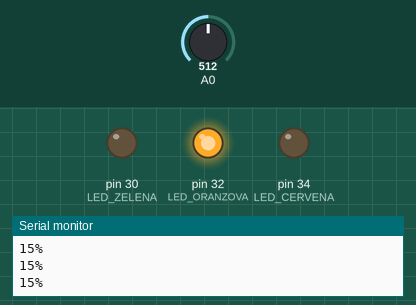
This sketch was run on a simulated Arduino Mega 2560, built with avr-gcc and run on an emulated ATmega2560. Parts: output pins drawn as LEDs (lit = HIGH), the last lines printed to the serial monitor. The test bench sets the inputs (shaded band); at power-on: A0 = 512.

Above: at 1.2 s.
1.3 s: A0 set to 538
2.8 s: A0 set to 566
At 4.0 s:
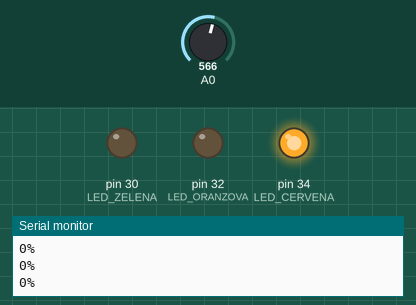
4.3 s: A0 set to 306
At 5.3 s:
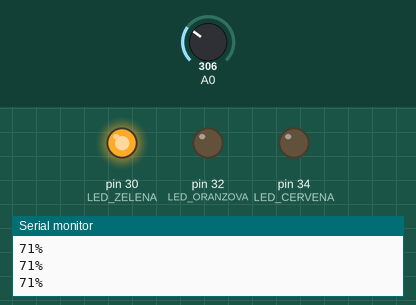
5.8 s: A0 set to 440
7.3 s: A0 set to 466
At 7.9 s:
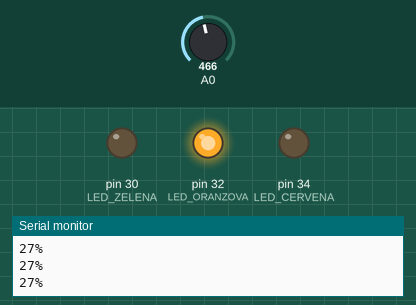
8.8 s: A0 set to 716
At 9.2 s:
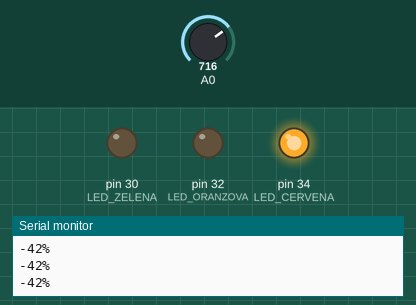
Timing chart, 0 to 11.3 s (numbered marks = the images above; inputs shaded):
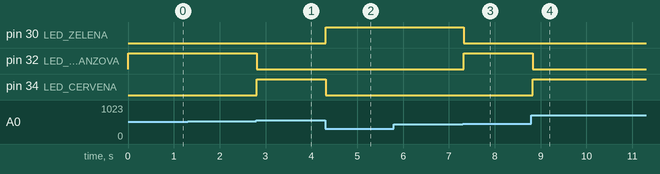

The sketch:

VlhkostLED.ino
```cpp
#define LED_ZELENA 30
#define LED_ORANZOVA 32
#define LED_CERVENA 34


const int dry = 563;
const int wet = 199;


void setup() {
  Serial.begin(9600);
  pinMode(LED_ZELENA, OUTPUT);
  pinMode(LED_ORANZOVA, OUTPUT);
  pinMode(LED_CERVENA, OUTPUT);
}

void loop() {
  int sensorVal = analogRead(A0);
  //Serial.println(sensorVal);

  int percentageHumidity = map(sensorVal, wet, dry, 100, 0);
  digitalWrite(LED_ORANZOVA, LOW);
  digitalWrite(LED_ZELENA, LOW);
  digitalWrite(LED_CERVENA, LOW);

  if(percentageHumidity >= 30){
    digitalWrite(LED_ZELENA, HIGH);
  }
  else if(/*percentageHumidity < 30 &&*/percentageHumidity >= 5){
    digitalWrite(LED_ORANZOVA, HIGH);
  }
  else if(percentageHumidity < 5){
    digitalWrite(LED_CERVENA, HIGH);
  }

  Serial.print(percentageHumidity);
  Serial.println("%");

  delay(100);
}
```

Measured:
- the behaviour switches between 548 and 549 on A0 (found by bisection; images 0 and 1)
- the behaviour switches between 457 and 458 on A0 (found by bisection; images 2 and 3)
- after the input at 2.8 s, pin 32 (LED_ORANZOVA): HIGH → LOW at once; pin 34 (LED_CERVENA): LOW → HIGH at once
- after the input at 4.3 s, pin 30 (LED_ZELENA): LOW → HIGH at once; pin 34 (LED_CERVENA): HIGH → LOW at once
- after the input at 7.3 s, pin 30 (LED_ZELENA): HIGH → LOW at once; pin 32 (LED_ORANZOVA): LOW → HIGH at once
- after the input at 8.8 s, pin 32 (LED_ORANZOVA): HIGH → LOW at once; pin 34 (LED_CERVENA): LOW → HIGH at once
